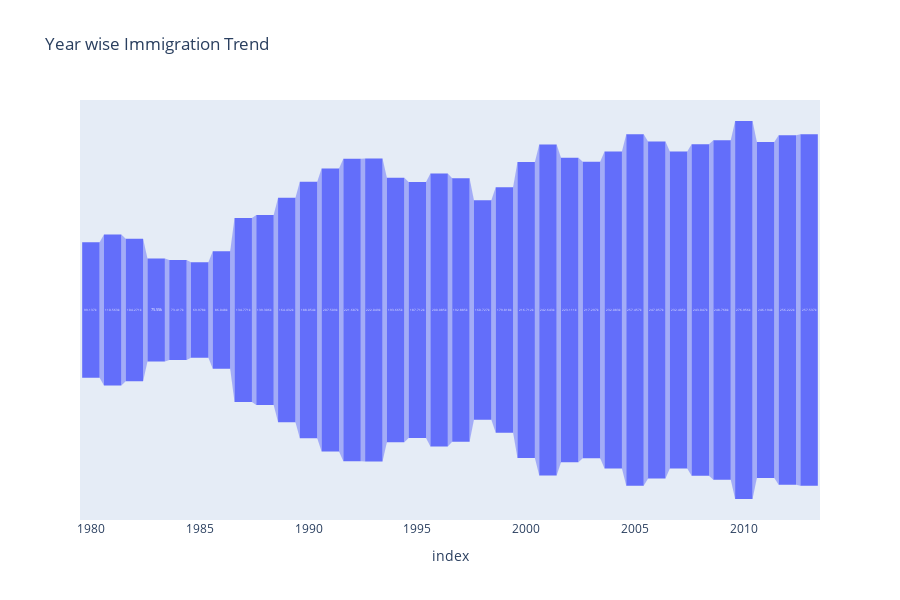

The code cell stored with this chart in its notebook:
### Code cell
year_wise_trend = df[years].sum()
fig = px.funnel(year_wise_trend,year_wise_trend.index, 
                     year_wise_trend.values,
                     title="Year wise Immigration Trend",
                     height=600)
fig.show()

### Figure 1 — Plotly figure (JSON) as saved in the notebook; plotly's stock layout.template omitted (floating-point values rounded to 4 significant figures)
{"data": [{"hovertemplate": "index=%{x}<br>y=%{y}<extra></extra>", "legendgroup": "", "marker": {"color": "#636efa"}, "name": "", "orientation": "v", "showlegend": false, "type": "funnel", "x": [1980, 1981, 1982, 1983, 1984, 1985, 1986, 1987, 1988, 1989, 1990, 1991, 1992, 1993, 1994, 1995, 1996, 1997, 1998, 1999, 2000, 2001, 2002, 2003, 2004, 2005, 2006, 2007, 2008, 2009, 2010, 2011, 2012, 2013], "xaxis": "x", "y": [99137, 110563, 104271, 75550, 73417, 69978, 86048, 134771, 139306, 164432, 188054, 207509, 221687, 222049, 193665, 187712, 200085, 192885, 160727, 179818, 216712, 242643, 223111, 217297, 232083, 257457, 247057, 232405, 243047, 248768, 276956, 246194, 256222, 257537], "yaxis": "y"}], "layout": {"height": 600, "legend": {"tracegroupgap": 0}, "title": {"text": "Year wise Immigration Trend"}, "xaxis": {"anchor": "y", "domain": [0, 1], "title": {"text": "index"}}, "yaxis": {"anchor": "x", "domain": [0, 1], "title": {"text": "y"}}}}
